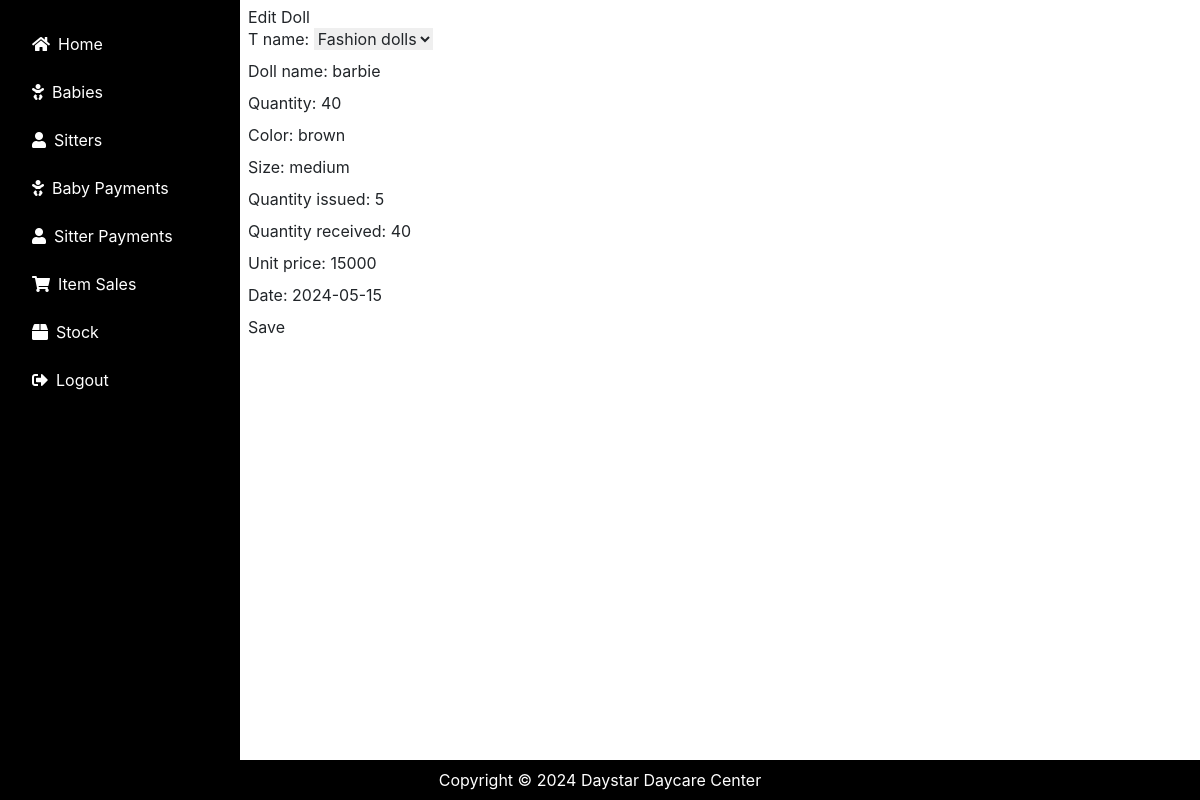
Screenshot of /dolls/1/edit/ with the database file from the repository.
### daycare/models.py (models this page shows, shortened)
class Doll(models.Model):
    t_name = models.ForeignKey(Doll_type,on_delete=models.CASCADE,null=True, blank=True)
    doll_name = models.CharField(max_length=200,null=True, blank=True)
    quantity = models.IntegerField(default=0)
    color = models.CharField(max_length=200,null=True, blank=True)
    size = models.CharField(max_length=200,null=True, blank=True)
    quantity_issued = models.IntegerField(default=0,null=True, blank=True)
    quantity_received = models.IntegerField(default=0,null=True, blank=True)
    unit_price = models.IntegerField(default=0,null=True, blank=True)
    date = models.DateField(default=timezone.now)

### daycare/views.py (the view)
# urls.py: path('dolls/<int:doll_id>/edit/', views.edit_doll, name='edit_doll'),
def edit_doll(request, doll_id):
    doll = get_object_or_404(Doll, pk=doll_id)
    if request.method == 'POST':
        form = DollForm(request.POST, instance=doll)
        if form.is_valid():
            form.save()
            return redirect('list_dolls')
    else:
        form = DollForm(instance=doll)
    return render(request, 'daycare/doll_form.html', {'form': form})

### daycare/forms.py (shortened to what this page needs)
class DollForm(forms.ModelForm):
    class Meta:
        model = Doll
        fields = ['t_name', 'doll_name', 'quantity', 'color', 'size', 'quantity_issued', 'quantity_received', 'unit_price', 'date']

### daycare/models.py (called while the page is built)
    def __str__(self):
        return self.name

### daycare/templates/daycare/doll_form.html (shortened to what this page needs)
{% extends 'daycare/base.html' %}
{% block content %}
<!DOCTYPE html>
<html>
<head>
</head>
<body>
    <h1>{% if form.instance.pk %}Edit{% else %}Add{% endif %} Doll</h1>
    <form method="post">
        {{ form.as_p }}
        <button type="submit">Save</button>
    </form>
</body>
</html>
{% endblock %}

### rows the page displays
Doll: t_name "Fashion dolls", doll_name "barbie", quantity "40", color "brown", size "medium", quantity_issued "5", quantity_received "40", unit_price "15000", date "2024-05-15"
